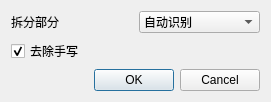
<?xml version="1.0" encoding="UTF-8"?>
<ui version="4.0">
 <class>Dialog</class>
 <widget class="QDialog" name="Dialog">
  <property name="geometry">
   <rect>
    <x>0</x>
    <y>0</y>
    <width>271</width>
    <height>97</height>
   </rect>
  </property>
  <property name="windowTitle">
   <string>Dialog</string>
  </property>
  <layout class="QVBoxLayout" name="verticalLayout">
   <item>
    <layout class="QHBoxLayout" name="horizontalLayout">
     <item>
      <widget class="QLabel" name="label">
       <property name="text">
        <string>拆分部分</string>
       </property>
      </widget>
     </item>
     <item>
      <widget class="QComboBox" name="comboBox">
       <item>
        <property name="text">
         <string>自动识别</string>
        </property>
       </item>
       <item>
        <property name="text">
         <string>2</string>
        </property>
       </item>
       <item>
        <property name="text">
         <string>3</string>
        </property>
       </item>
       <item>
        <property name="text">
         <string>4</string>
        </property>
       </item>
      </widget>
     </item>
    </layout>
   </item>
   <item>
    <widget class="QCheckBox" name="checkBox">
     <property name="text">
      <string>去除手写</string>
     </property>
     <property name="checked">
      <bool>true</bool>
     </property>
    </widget>
   </item>
   <item>
    <widget class="QDialogButtonBox" name="buttonBox">
     <property name="orientation">
      <enum>Qt::Horizontal</enum>
     </property>
     <property name="standardButtons">
      <set>QDialogButtonBox::Cancel|QDialogButtonBox::Ok</set>
     </property>
    </widget>
   </item>
  </layout>
 </widget>
 <resources/>
 <connections>
  <connection>
   <sender>buttonBox</sender>
   <signal>accepted()</signal>
   <receiver>Dialog</receiver>
   <slot>accept()</slot>
   <hints>
    <hint type="sourcelabel">
     <x>248</x>
     <y>254</y>
    </hint>
    <hint type="destinationlabel">
     <x>157</x>
     <y>274</y>
    </hint>
   </hints>
  </connection>
  <connection>
   <sender>buttonBox</sender>
   <signal>rejected()</signal>
   <receiver>Dialog</receiver>
   <slot>reject()</slot>
   <hints>
    <hint type="sourcelabel">
     <x>316</x>
     <y>260</y>
    </hint>
    <hint type="destinationlabel">
     <x>286</x>
     <y>274</y>
    </hint>
   </hints>
  </connection>
 </connections>
</ui>
